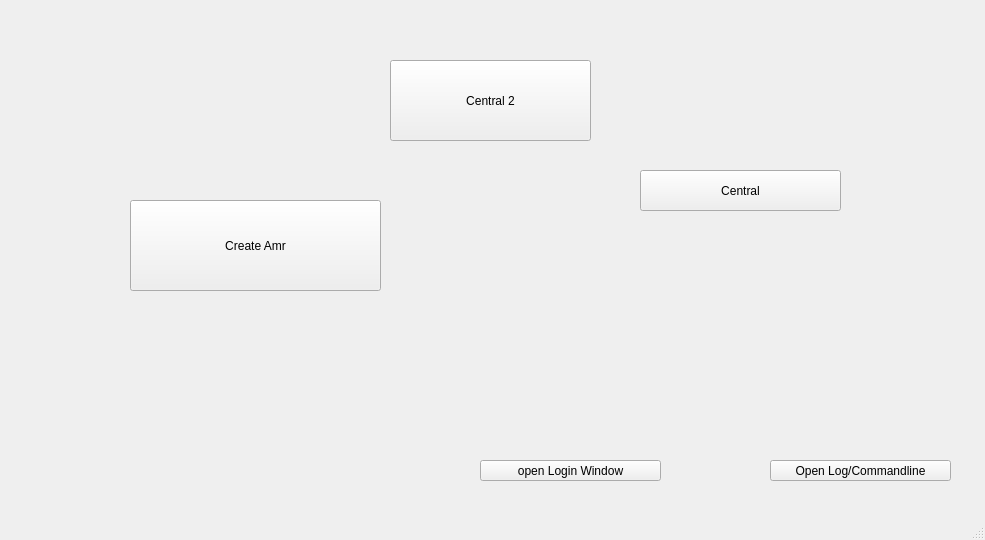
<?xml version="1.0" encoding="UTF-8"?>
<ui version="4.0">
 <class>MainWindow</class>
 <widget class="QMainWindow" name="MainWindow">
  <property name="geometry">
   <rect>
    <x>0</x>
    <y>0</y>
    <width>985</width>
    <height>540</height>
   </rect>
  </property>
  <property name="windowTitle">
   <string>MainWindow</string>
  </property>
  <widget class="QWidget" name="centralwidget">
   <widget class="QPushButton" name="pushButton">
    <property name="geometry">
     <rect>
      <x>770</x>
      <y>460</y>
      <width>181</width>
      <height>21</height>
     </rect>
    </property>
    <property name="text">
     <string>Open Log/Commandline</string>
    </property>
   </widget>
   <widget class="QPushButton" name="pushButton_2">
    <property name="geometry">
     <rect>
      <x>480</x>
      <y>460</y>
      <width>181</width>
      <height>21</height>
     </rect>
    </property>
    <property name="text">
     <string>open Login Window</string>
    </property>
   </widget>
   <widget class="QPushButton" name="pushButton_3">
    <property name="geometry">
     <rect>
      <x>130</x>
      <y>200</y>
      <width>251</width>
      <height>91</height>
     </rect>
    </property>
    <property name="text">
     <string>Create Amr</string>
    </property>
   </widget>
   <widget class="QPushButton" name="pushButton_4">
    <property name="geometry">
     <rect>
      <x>640</x>
      <y>170</y>
      <width>201</width>
      <height>41</height>
     </rect>
    </property>
    <property name="text">
     <string>Central</string>
    </property>
   </widget>
   <widget class="QPushButton" name="pushButton_5">
    <property name="geometry">
     <rect>
      <x>390</x>
      <y>60</y>
      <width>201</width>
      <height>81</height>
     </rect>
    </property>
    <property name="text">
     <string>Central 2</string>
    </property>
   </widget>
  </widget>
  <widget class="QMenuBar" name="menubar">
   <property name="geometry">
    <rect>
     <x>0</x>
     <y>0</y>
     <width>985</width>
     <height>20</height>
    </rect>
   </property>
  </widget>
  <widget class="QStatusBar" name="statusbar"/>
 </widget>
 <resources/>
 <connections/>
</ui>
